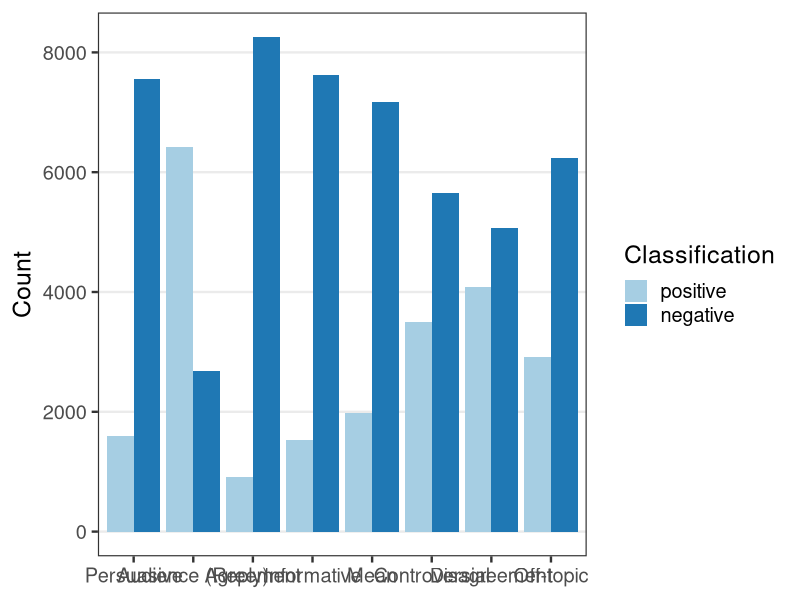
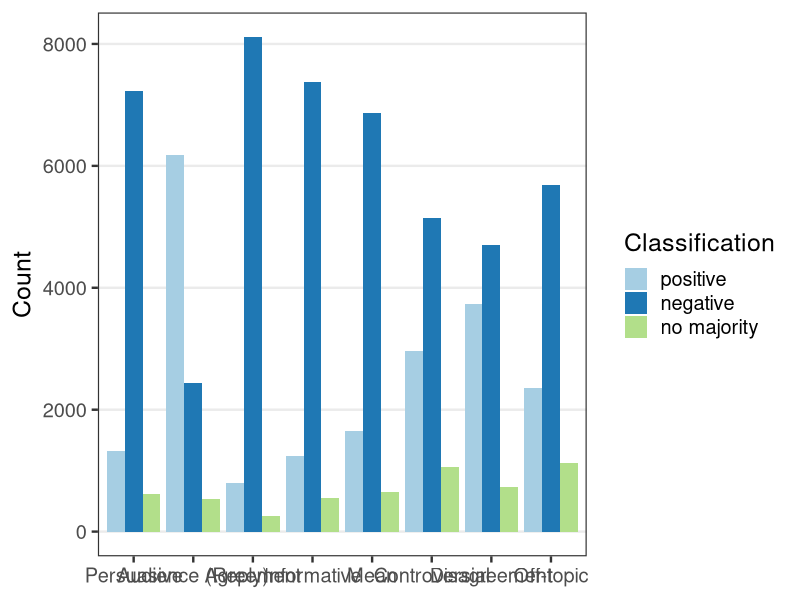
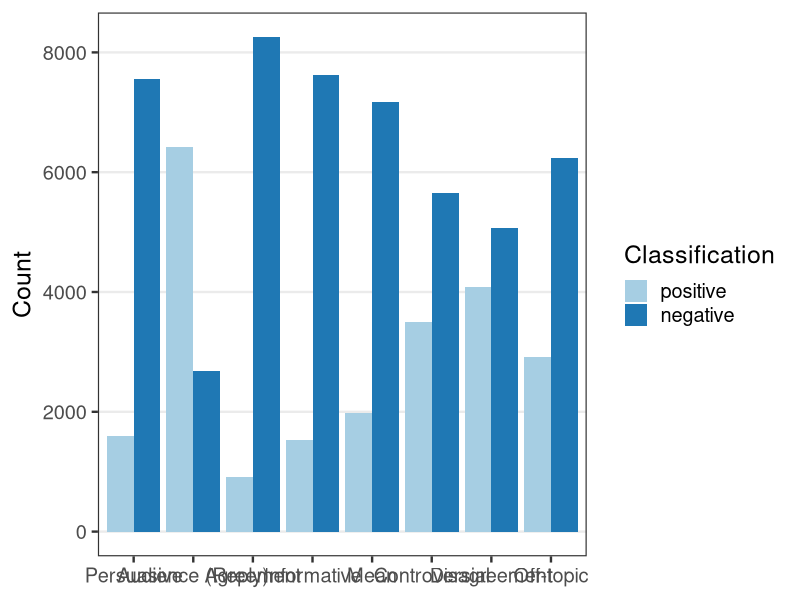
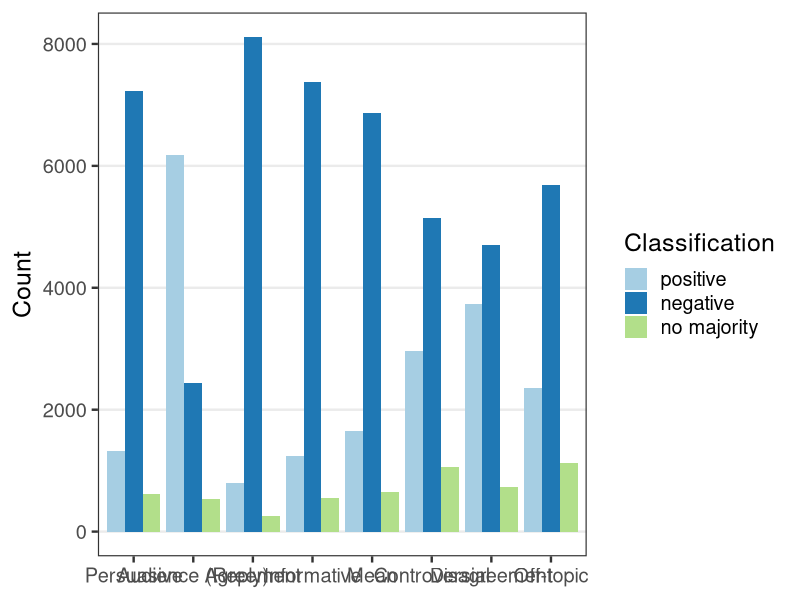

Generate these figures, in order, with R:
library(tidyverse)

library(RColorBrewer)


# http://colorbrewer2.org/#type=qualitative&scheme=Set2&n=3


df<- read.table(text = "Dataset;Number;Classification
0;Persuasive;1601;pos.
1;Persuasive;7559;neg.
2;Audience (Reply);6415;pos.
3;Audience (Reply);2679;neg.
4;Agreement;906;pos.
5;Agreement;8254;neg.
6;Disagreement;4090;pos.
7;Disagreement;5070;neg.
8;Informative;1534;pos.
9;Informative;7626;neg.
10;Mean;1982;pos.
11;Mean;7178;neg.
12;Controversial;3501;pos.
13;Controversial;5659;neg.
14;Off-topic;6244;neg.
15;Off-topic;2916;pos.", header = TRUE, sep = ";")

df$Classification <- factor(df$Classification, levels = c('pos.', 'neg.'))
df$Dataset <- factor(df$Dataset, levels = c('Persuasive', 'Audience (Reply)', 'Agreement', 'Informative', 'Mean', 'Controversial', 'Disagreement', 'Off-topic'))


p<-ggplot(data=df, aes(Dataset, Number, fill=Classification)) +
  geom_bar(position = "dodge", stat="identity") + 
  scale_fill_manual(values=brewer.pal(3,"Paired")[0:2], labels=c("positive","negative")) +
  # geom_text(aes(label=round(Number, digits = 4)), position=position_dodge(width=0.9), vjust=-0.25) +
  theme_bw(base_size = 18) + 
#  coord_cartesian(ylim = c(0.5, 0.75)) +
  theme(panel.grid.major.x = element_blank(), panel.grid.minor = element_blank(), axis.title.x=element_blank()) +
  labs(y = "Count")

p

ggsave(filename="class_dist_ynacc_bin.pdf", plot=p, width=14, height=5)



df <- read_csv('class_dist_no_maj.csv')

df$value <- factor(df$value, levels = c(1, 0, -1))
df$col <- factor(df$col, levels = c('Persuasive', 'Audience (Reply)', 'Agreement', 'Informative', 'Mean', 'Controversial', 'Disagreement', 'Off-topic'))

p<-ggplot(data=df, aes(col, count, fill=value)) +
  geom_bar(position = "dodge", stat="identity") + 
  scale_fill_manual(name="Classification", values=brewer.pal(3,"Paired"), labels=c("positive","negative", 'no majority')) +
  # geom_text(aes(label=round(Number, digits = 4)), position=position_dodge(width=0.9), vjust=-0.25) +
  theme_bw(base_size = 18) + 
  #  coord_cartesian(ylim = c(0.5, 0.75)) +
  theme(panel.grid.major.x = element_blank(), panel.grid.minor = element_blank(), axis.title.x=element_blank()) +
  labs(y = "Count")

p

ggsave(filename="class_dist_ynacc_bin_no_maj.pdf", plot=p, width=14, height=5)


